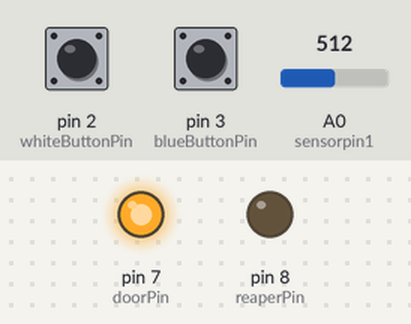
Recording of a sketch running on a simulated Arduino Uno, built with avr-gcc and run on an emulated ATmega328P. Parts: output pins drawn as LEDs (lit = HIGH). The inputs (shaded band) are chosen by the test bench; at power-on: pin 2 (whiteButtonPin) LOW, pin 3 (blueButtonPin) LOW, A0 (sensorpin1) = 512. What the sketch prints to the serial monitor is not drawn.

Above: at 3.15 s.
At 9.7 s:
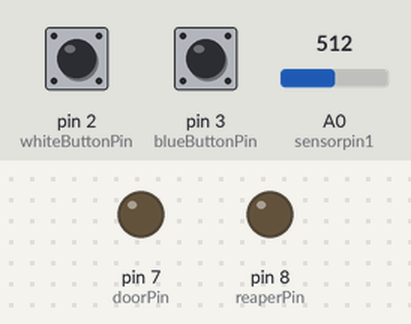
At 13.2 s:
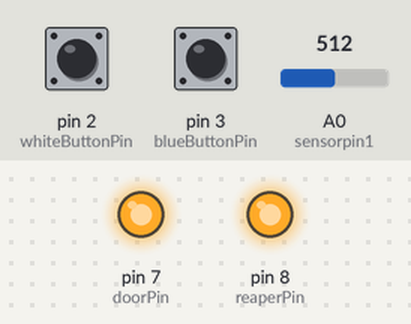
Timing chart, 0 to 33.8 s (numbered marks = the images above):
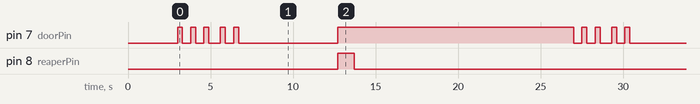

Measured:
- by itself, pin 8 (reaperPin): alternates HIGH for 1.0 s and LOW for 22.7 s
- by itself, pin 7 (doorPin): repeats every 23.7 s: 2 × (LOW 0.50 s, HIGH 0.30 s), LOW 0.70 s, HIGH 0.30 s, LOW 0.50 s, HIGH 0.30 s, LOW 6.0 s, HIGH 14.3 s
- by itself, everything shown: repeats every 23.7 s, in 13 steps

The sketch:

PushbuttonCoffin.ino
```cpp
/*

This is for controlling the coffin and reaper props.  The effect is to cause the coffin door to
bang and then for the coffin door to swing open and allow the reaper to fall forward as it plays
its startle sound.

The coffin is controlled using pneumatics and a solenoid that is tripped using a transistor.
The reaper is controlled by a transistor acting as a switch, connected to the "demo" jack of the reaper.

The entire setup is meant to be controlled in two ways:
-manually using two push-buttons (one for banging the door, and one for opening the door and
triggering the reaper startle).
-or automatically tripped by the victim passing by the PIR sensor set several feet ahead of the prop

How it's wired:
Two transistors- one for reaper and one for pneumatic solenoid (4V210-N08-DC12V-W)
Solenoid positive (+) wired to Vin, using 12V, 1.5A power adapter (labelled DVE)
Solenoid transistor is S8050; 470 ohm resistor (yellow, purple, brown, gold) to base
Reaper transistor is 2N3904 (https://www.sparkfun.com/datasheets/Components/2N3904.pdf)
Reaper transistor has 1kOhm resistor (brown, black, red, gold) to the base
HC-SR501 PIR sensor (half covered in electrical tape, and nobs adjusted)
https://www.mpja.com/download/31227sc.pdf

 */

// constants won't change. They're used here to
// set pin numbers:
const int whiteButtonPin = 2;     // the number of the white pushbutton pin
const int blueButtonPin = 3;     // the number of the blue pushbutton pin
const int doorPin =  7;      // the number of the coffin door transistor base pin
const int reaperPin =  8;      // the number of the reaper transistor base pin
const int sensorpin1 = 0;                 // analog pin used to connect the PIR sensor

float dist1 = 0.0;                 // variable to store the distance from sensor(initially zero)

// variables will change:
int whiteButtonState = 0;         // variable for reading the white pushbutton status
int blueButtonState = 0;         // variable for reading the blue pushbutton status

void setup() {
  // initialize the door and reaper pins as an output:
  pinMode(doorPin, OUTPUT);
  pinMode(reaperPin, OUTPUT);
  // initialize the pushbutton pins as an input:
  pinMode(whiteButtonPin, INPUT);
  pinMode(blueButtonPin, INPUT);

  Serial.begin(9600);               // starts the serial monitor
  delay(3000);
}

void loop() {

  dist1 = analogRead(sensorpin1);       // reads the value of the sharp sensor
  Serial.print("S1:");
  Serial.println(dist1);            // prints the value of the sensor to the serial monitor

  if (dist1 > 500.0)
  {
  	Serial.println("BOO");

  	digitalWrite(doorPin, HIGH);
  	delay(300);
  	digitalWrite(doorPin, LOW);
  	delay(500);

  	digitalWrite(doorPin, HIGH);
  	delay(300);
  	digitalWrite(doorPin, LOW);
  	delay(500);

  	digitalWrite(doorPin, HIGH);
  	delay(300);
  	digitalWrite(doorPin, LOW);
  	delay(700);

  	digitalWrite(doorPin, HIGH);
  	delay(300);
  	digitalWrite(doorPin, LOW);
  	delay(500);

  	digitalWrite(doorPin, HIGH);
  	delay(300);
  	digitalWrite(doorPin, LOW);
  	delay(500);

  	digitalWrite(doorPin, HIGH);
  	delay(00);
  	digitalWrite(doorPin, LOW);
  	delay(500);
  	delay(5000);

  	digitalWrite(doorPin, HIGH);
  	digitalWrite(reaperPin, HIGH);
  	delay(1000);
  	digitalWrite(reaperPin, LOW);
  	delay(13000);
  	digitalWrite(doorPin, LOW);
  }

  // read the state of the pushbutton values:
  whiteButtonState = digitalRead(whiteButtonPin);
  blueButtonState = digitalRead(blueButtonPin);

  // check if the pushbutton is pressed.
  // if it is, the buttonState is HIGH:
  if (blueButtonState == HIGH) {
    // turn coffin door and reaper on:
    digitalWrite(doorPin, HIGH);
    digitalWrite(reaperPin, HIGH);
  } else if (whiteButtonState == HIGH) {
    // turn coffin door on and reaper off:
    digitalWrite(doorPin, HIGH);
    digitalWrite(reaperPin, LOW);
  } else {
    // turn coffin door and reaper off:
    digitalWrite(doorPin, LOW);
    digitalWrite(reaperPin, LOW);

  }
}
```
